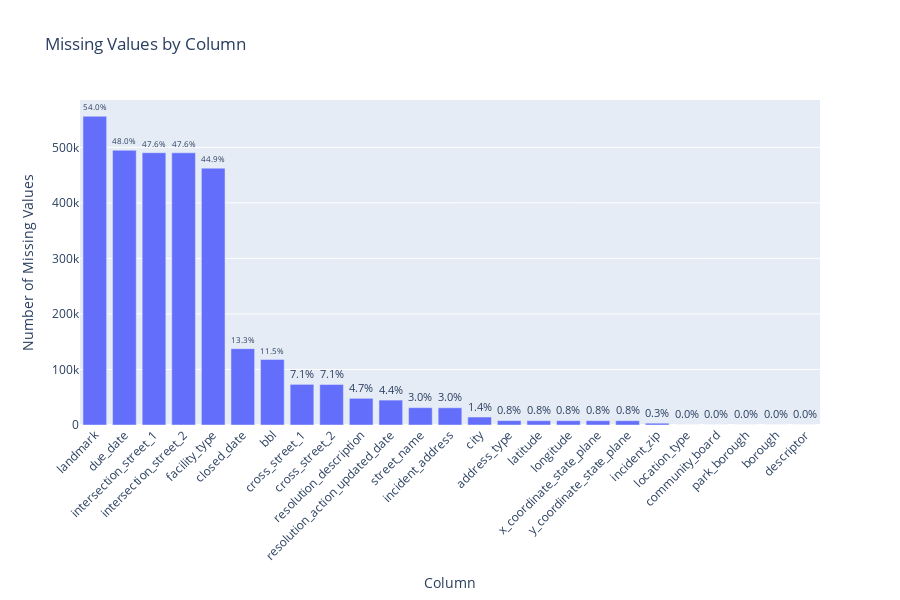

The notebook cell this image was saved under:
### Markdown cell above
### Fill Rates

### Code cell
# Plot missing values by column (similar to the reference image)
missing_counts = df_orig.isnull().sum().sort_values(ascending=False)
missing_counts = missing_counts[missing_counts > 0]  # Only show columns with missing values

# Calculate percentages for display
missing_percentages = (missing_counts / len(df_orig) * 100).round(1)

fig = go.Figure()

# Create bar chart
fig.add_trace(go.Bar(
    x=list(range(len(missing_counts))),
    y=missing_counts.values,
    text=[f'{pct}%' for pct in missing_percentages.values],
    textposition='outside',
    textangle=0,
    showlegend=False
))

# Update layout to match the reference style
fig.update_layout(
    title='Missing Values by Column',
    xaxis_title='Column',
    yaxis_title='Number of Missing Values',
    xaxis=dict(
        tickmode='array',
        tickvals=list(range(len(missing_counts))),
        ticktext=missing_counts.index,
        tickangle=-45
    ),
    height=600,
    margin=dict(b=120)  # Extra bottom margin for rotated labels
)

fig.show()

### Figure 1 — Plotly figure (JSON) as saved in the notebook; plotly's stock layout.template omitted (floating-point values rounded to 4 significant figures)
{"data": [{"showlegend": false, "text": ["54.0%", "48.0%", "47.6%", "47.6%", "44.9%", "13.3%", "11.5%", "7.1%", "7.1%", "4.7%", "4.4%", "3.0%", "3.0%", "1.4%", "0.8%", "0.8%", "0.8%", "0.8%", "0.8%", "0.3%", "0.0%", "0.0%", "0.0%", "0.0%", "0.0%"], "textangle": 0, "textposition": "outside", "type": "bar", "x": [0, 1, 2, 3, 4, 5, 6, 7, 8, 9, 10, 11, 12, 13, 14, 15, 16, 17, 18, 19, 20, 21, 22, 23, 24], "y": [555967, 494801, 490358, 490072, 462493, 137474, 118039, 73174, 72938, 48036, 44847, 31204, 31033, 14352, 7882, 7744, 7744, 7741, 7730, 3257, 22, 18, 18, 18, 1]}], "layout": {"height": 600, "margin": {"b": 120}, "title": {"text": "Missing Values by Column"}, "xaxis": {"tickangle": -45, "tickmode": "array", "ticktext": ["landmark", "due_date", "intersection_street_1", "intersection_street_2", "facility_type", "closed_date", "bbl", "cross_street_1", "cross_street_2", "resolution_description", "resolution_action_updated_date", "street_name", "incident_address", "city", "address_type", "latitude", "longitude", "x_coordinate_state_plane", "y_coordinate_state_plane", "incident_zip", "location_type", "community_board", "park_borough", "borough", "descriptor"], "tickvals": [0, 1, 2, 3, 4, 5, 6, 7, 8, 9, 10, 11, 12, 13, 14, 15, 16, 17, 18, 19, 20, 21, 22, 23, 24], "title": {"text": "Column"}}, "yaxis": {"title": {"text": "Number of Missing Values"}}}}
